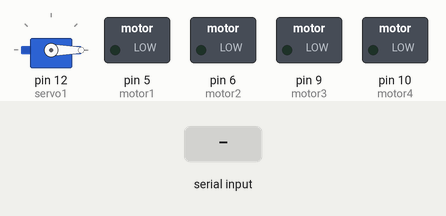
Bench run of a sketch on a simulated Arduino Uno, built with avr-gcc and run on an emulated ATmega328P. Shown: servo, switched loads named in the sketch (green lamp = pin HIGH). The test bench sets the inputs (shaded band).

Above: at 1.3 s.
1.4 s: "F" received over the second serial link
At 1.8 s:
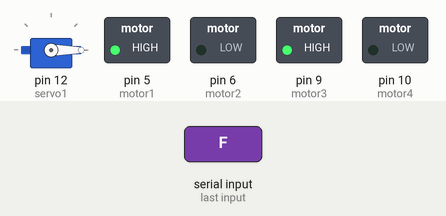
2.9 s: "R" received over the second serial link
At 4.1 s:
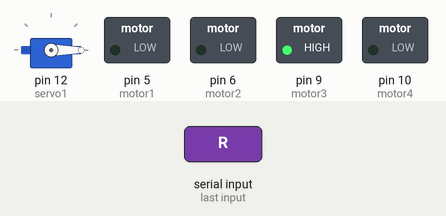
4.4 s: "B" received over the second serial link
At 5.3 s:
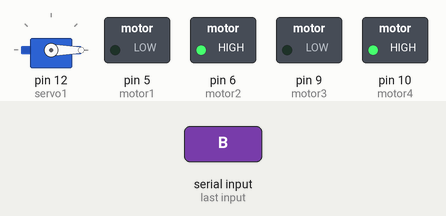
5.9 s: "L" received over the second serial link
At 6.4 s:
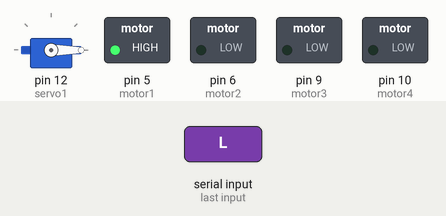
7.4 s: "I" received over the second serial link
At 8.6 s:
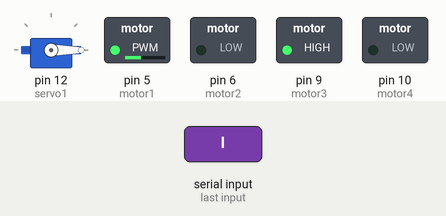
8.9 s: "J" received over the second serial link
At 9.9 s:
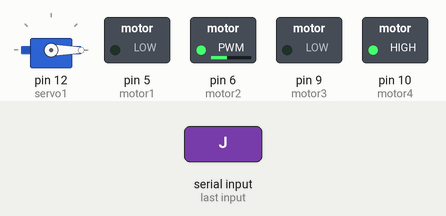
Timing chart, 0 to 11.4 s (numbered marks = the images above; inputs shaded):
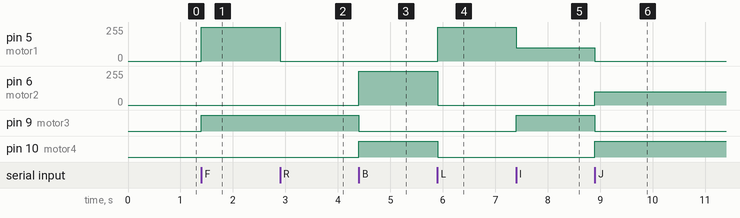

The sketch:

baru.ino
```cpp
#include <Servo.h>
#include <SoftwareSerial.h>
Servo servo1;
SoftwareSerial BT(0, 1);
char perintah;
int motor1 = 5;
int motor2 = 6;
int motor3 = 9;
int motor4 = 10;
int i;

void setup(){
  BT.begin(9600);
  BT.print("$$$");
  delay(100);
  BT.println("U,9600,N");
  pinMode(motor1, OUTPUT);
  pinMode(motor2, OUTPUT);
  pinMode(motor3, OUTPUT);
  pinMode(motor4, OUTPUT);
  servo1.attach(12);
  servo1.write(0);
}

void loop(){
  if (BT.available()){

    char c = (char) BT.read();
    BT.print(c);

      if(c == 'F')
      {
        maju();
      }
      if(c == 'R')
      {
        kanan();
      }
      if(c == 'B')
      {
        mundur();
      }
      if(c == 'L')
      {
        kiri();
      }
      if(c == 'I')
      {
        majukanan();
      }
      if(c == 'J')
      {
        mundurkanan();
      }
      if(c == 'H')
      {
        mundurkiri();
      }
      if(c == 'G')
      {
        majukiri();
      }
      if(c == 'U')
      {
        atas();
      }
      if(c == 'D')
      {
        bawah();
      }
      if(c == 'S')
      {
        berhenti();
      }

}
}

void maju(){
  analogWrite(motor1,255);
  digitalWrite(motor2,LOW);
  analogWrite(motor3,255);
  digitalWrite(motor4,LOW);
}

void kanan(){
  digitalWrite(motor1,LOW);
  digitalWrite(motor2,LOW);
  analogWrite(motor3,255);
  digitalWrite(motor4,LOW);
}
void kiri(){
  analogWrite(motor1,255);
  digitalWrite(motor2,LOW);
  digitalWrite(motor3,LOW);
  digitalWrite(motor4,LOW);
}
void mundur(){
  digitalWrite(motor1,LOW);
  analogWrite(motor2,255);
  digitalWrite(motor3,LOW);
  analogWrite(motor4,255);
}
void majukanan(){
  analogWrite(motor1,100);
  digitalWrite(motor2,LOW);
  analogWrite(motor3,255);
  digitalWrite(motor4,LOW);
}
void mundurkanan(){
  digitalWrite(motor1,LOW);
  analogWrite(motor2,100);
  digitalWrite(motor3,LOW);
  analogWrite(motor4,255);
}
void mundurkiri(){
  digitalWrite(motor1,LOW);
  analogWrite(motor2,255);
  digitalWrite(motor3,LOW);
  analogWrite(motor4,100);
}
void majukiri(){
  analogWrite(motor1,255);
  digitalWrite(motor2,LOW);
  analogWrite(motor3,100);
  digitalWrite(motor4,LOW);
}
void berhenti(){
  digitalWrite(motor1,LOW);
  digitalWrite(motor2,LOW);
  digitalWrite(motor3,LOW);
  digitalWrite(motor4,LOW);
}

void atas(){
    i = servo1.read();
    for (i; i<=180; i++){
      servo1.write(i);
      char bt = BT.read();
      if (bt == 'u'){
            i=181;
      }
      delay(200);
    }

}

void bawah(){
    i = servo1.read();
    for (i; i>0; i--){
      servo1.write(i);
      char bt = BT.read();
      if (bt == 'd'){
            i=0;
      }
      delay(200);
    }

}
```

Measured:
- after the input at 1.4 s, pin 5 (motor1): 0/255 → 255/255 at once; pin 9 (motor3): LOW → HIGH at once
- after the input at 2.9 s, pin 5 (motor1): 255/255 → 0/255 at once
- after the input at 4.4 s, pin 6 (motor2): 0/255 → 255/255 at once; pin 9 (motor3): HIGH → LOW at once; pin 10 (motor4): LOW → HIGH at once
- after the input at 5.9 s, pin 5 (motor1): 0/255 → 255/255 at once; pin 6 (motor2): 255/255 → 0/255 at once; pin 10 (motor4): HIGH → LOW at once
- after the input at 7.4 s, pin 5 (motor1): 255/255 → 100/255 at once; pin 9 (motor3): LOW → HIGH at once
- after the input at 8.9 s, pin 5 (motor1): 100/255 → 0/255 at once; pin 6 (motor2): 0/255 → 100/255 at once; pin 9 (motor3): HIGH → LOW at once; pin 10 (motor4): LOW → HIGH at once
